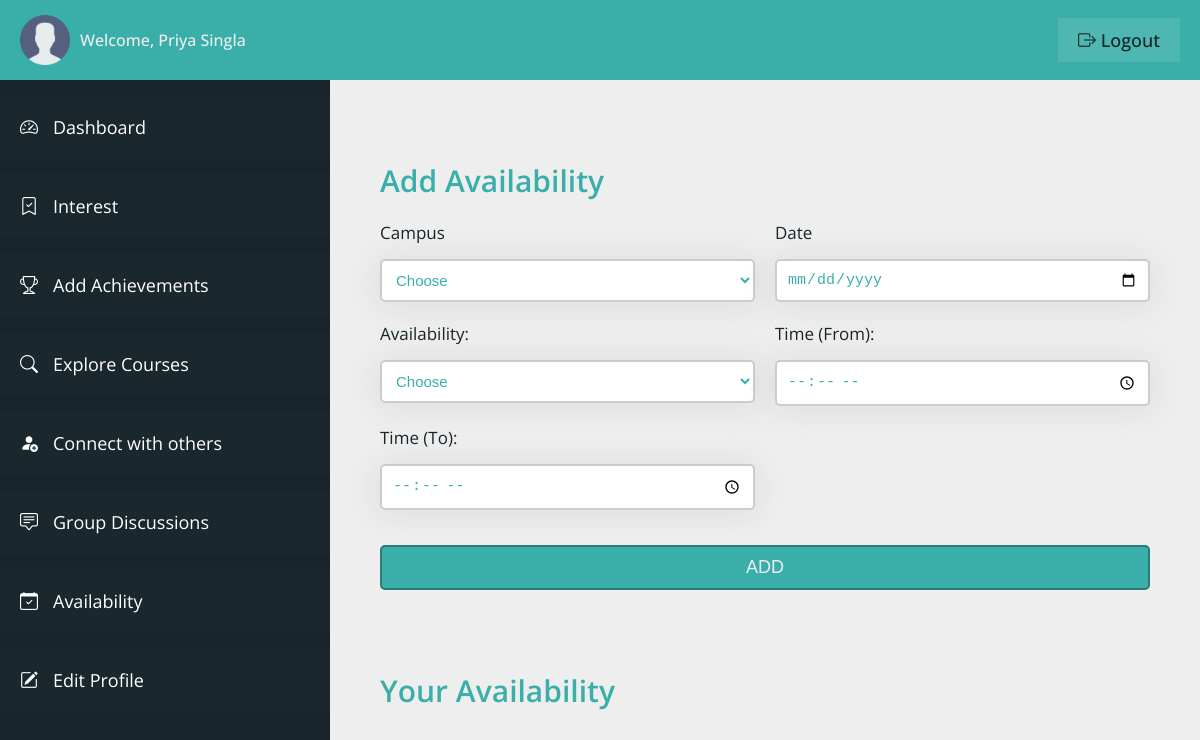
/student/user-availability.php (signed in), run on an earlier commit of the app's database.
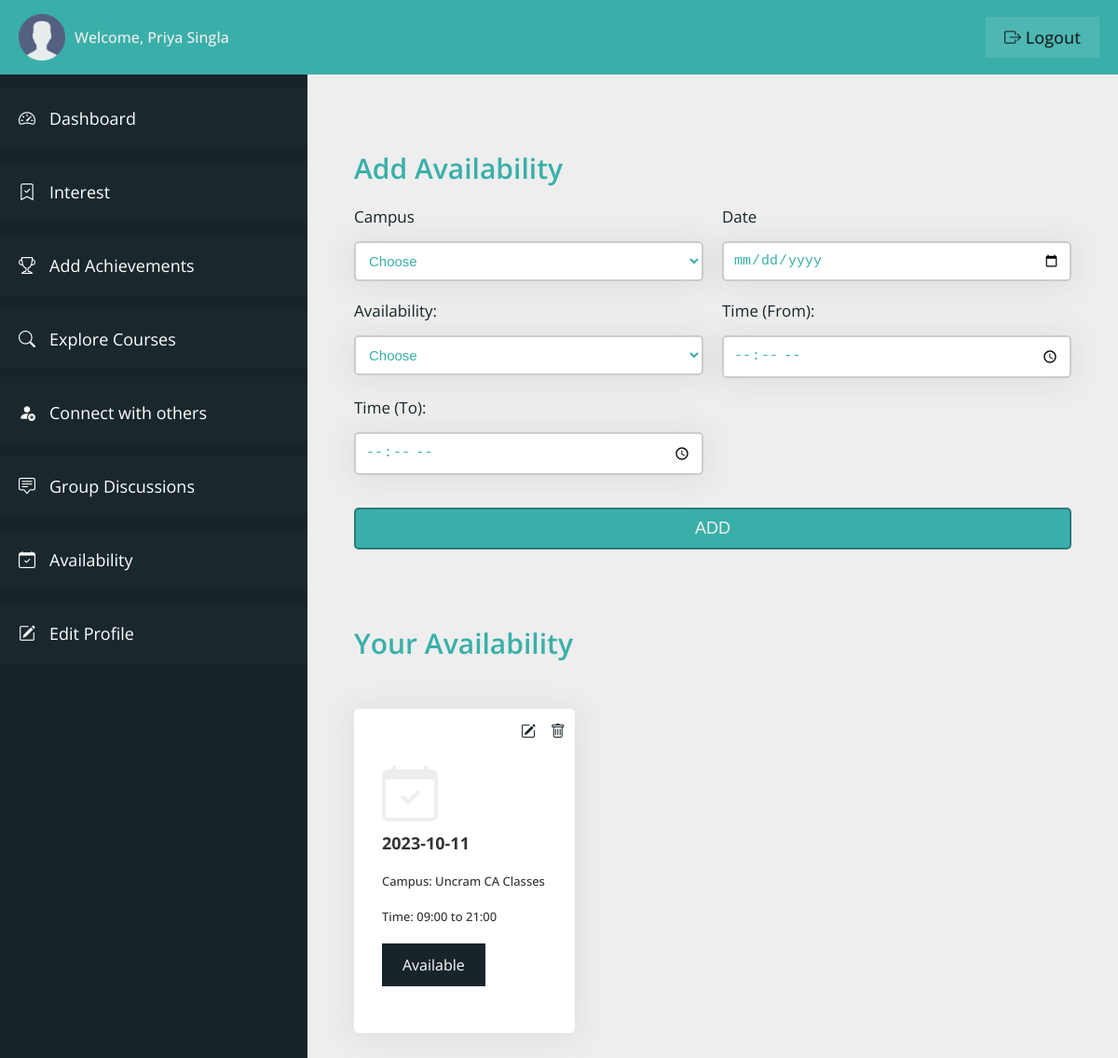
And on a later commit of the database.
### tables this page shows
CREATE TABLE `availability_table` (
  `availability_id` int(11) NOT NULL,
  `user_id` int(11) NOT NULL,
  `campus_name` varchar(100) NOT NULL,
  `availability_date` varchar(50) NOT NULL,
  `availability` varchar(50) NOT NULL,
  `time_from` varchar(50) NOT NULL,
  `time_to` varchar(50) NOT NULL,
  `added_on` datetime NOT NULL DEFAULT current_timestamp()
);

### student/user-availability.php (the view, shortened to what the changed rows need)
<?php
include "connection.php";
?>
<!DOCTYPE html>
<html lang="en">
<head>
    <link rel="stylesheet" href="css/style-dashboard.css">
    <link rel="stylesheet" href="https://cdn.jsdelivr.net/npm/bootstrap-icons@1.11.0/font/bootstrap-icons.css">
</head>
<body>
    <div class="container">
        <main class="main__content">
            <div class="view__container">
                <div class="course__card-container">
                    <?php
                    $query = "SELECT * FROM availability_table WHERE user_id = '" . $_SESSION['userIdVce'] . "'";
                    $runQ = mysqli_query($con, $query);
                    if (mysqli_num_rows($runQ) > 0) {
                        while ($rowQ = mysqli_fetch_array($runQ)) {
                    ?>
                            <div class="course__card">
                                <span class="achievement_trophy">
                                    <i class="bi bi-calendar-check"></i>
                                </span>
                                <h3 class="course__name-heading">
                                    <?php echo $rowQ['availability_date']; ?>
                                </h3>
                                <p class="course__completedon">
                                    <span>Campus:</span>
                                    <span><?php echo $rowQ['campus_name']; ?></span>
                                </p>
                                <?php
                                if ($rowQ['availability'] == 'Available') { ?>
                                    <p class="course__completedon">
                                        <span>Time:</span>
                                        <span><?php echo $rowQ['time_from'] . " to " . $rowQ['time_to']; ?></span>
                                    </p>
                                <?php } ?>
                                <a class="course__link-btn" href="#">
                                    <?php echo $rowQ['availability']; ?>
                                </a>
                                <div class="course__options">
                                    <a href="edit-availability.php?aid=<?php echo $rowQ['availability_id']; ?>" class="edit-btn">
                                        <i class="bi bi-pencil-square"></i>
                                    </a>
                                    <a onclick="return confirm('Are you sure you want to delete this item?');" href="remove-availability.php?aid=<?php echo $rowQ['availability_id']; ?>" class="remove-btn">
                                        <i class="bi bi-trash"></i>
                                    </a>
                                </div>
                            </div>
                    <?php
                        }
                    }
                    ?>
                </div>
            </div>
        </main>
    </div>
</body>
</html>

What changed in the data, as far as the page shows it:
added availability_table: availability_date "2023-10-11", campus_name "Uncram CA Classes", time_from "09:00", time_to "21:00", availability "Available"
